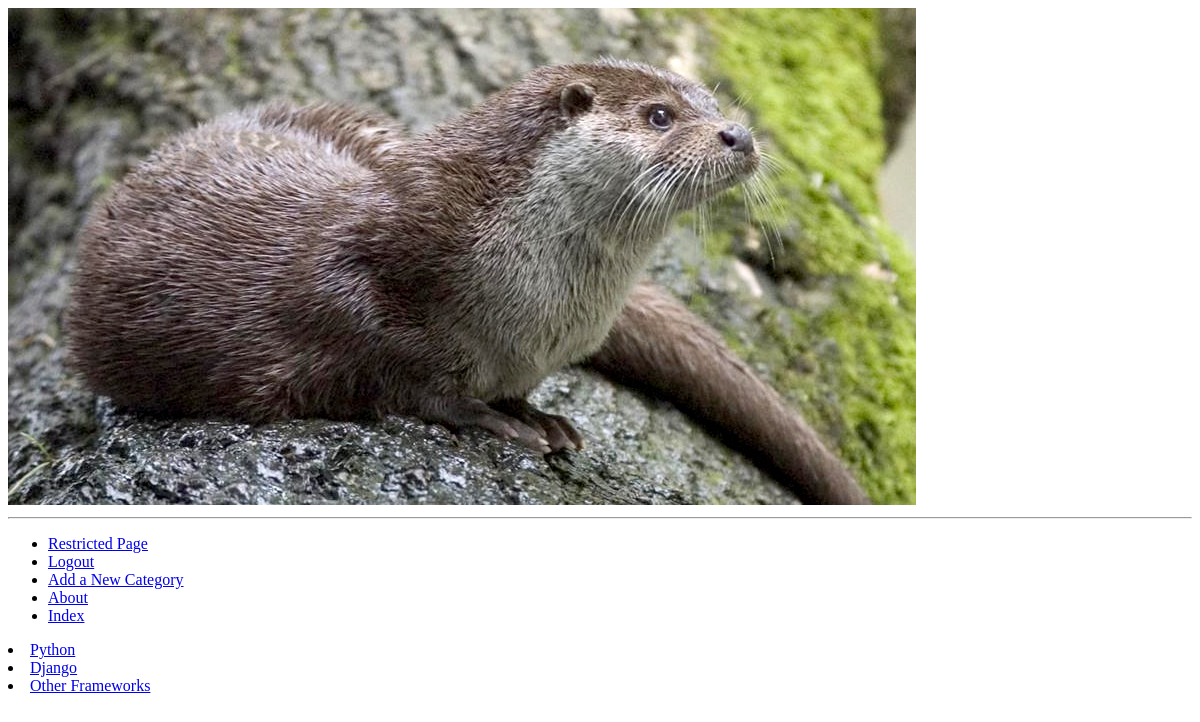
The app's page /rango/restricted/ (signed in), older data.
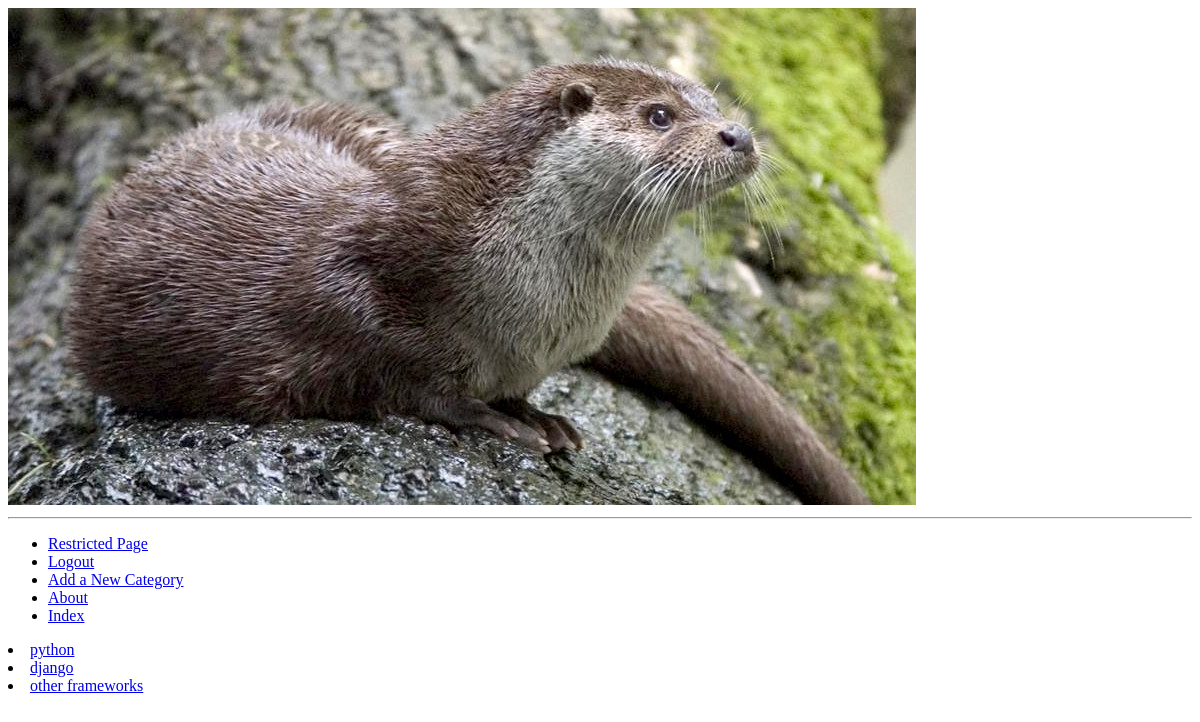
The same page, newer data.
### rango/models.py (models this page shows, shortened)
class Category(models.Model):
        name = models.CharField(max_length=128, unique=True)
        views = models.IntegerField(default = 0,)
        likes = models.IntegerField(default = 0)
        slug = models.SlugField(unique = True)
        class Meta:
                verbose_name_plural = 'categories'

### rango/views.py (the view)
@login_required
def restricted(request):
        return render(request,'rango/restricted.html', {})

### rango/templatetags/rango_template_tags.py (called while the page is built)
@register.inclusion_tag('rango/cats.html')
def get_category_list(cat = None):
     return {'cats': Category.objects.all(),
             'act_cat':cat}

### templates/rango/restricted.html (shortened to what this page needs)
{% extends 'rango/base.html' %}
{% load staticfiles %}
	{% block body_block %}
		<img src = "{% static "/images/otter.jpg" %}" alt = "otter pic">
	{% endblock %}

### templates/rango/cats.html
{% for c in cats %}
	{% if c == act_cat %}
		<li>
			<strong>
			<a href="{% url 'show_category' c.slug %}">{{ c.name }}</a>
			</strong>
		</li>
	{% else %}
	<li>
		<a href="{% url 'show_category' c.slug %}">{{ c.name }}</a>
	</li>
	{% endif %}
{% endfor %}

Row changes from the older to the newer data that the page shows:
changed Category: name "Python" → "python"
changed Category: name "Django" → "django"
changed Category: name "Other Frameworks" → "other frameworks"
